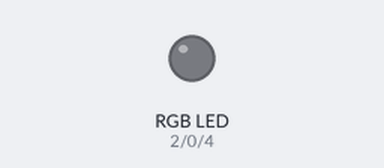
This program was run on a simulated ESP32 board running MicroPython. Parts: an RGB LED mixed from three pins (HIGH = lit).

Above: at 0.12 s.
At 1.15 s:
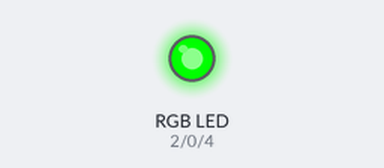
At 1.62 s:
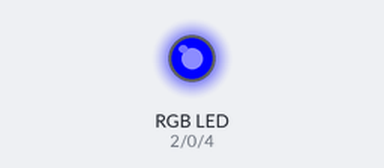
At 1.9 s:
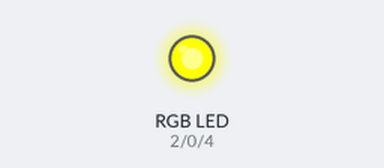
At 2.35 s:
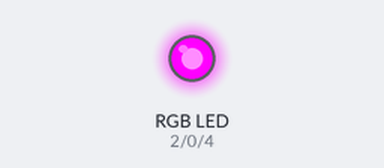
At 2.6 s:
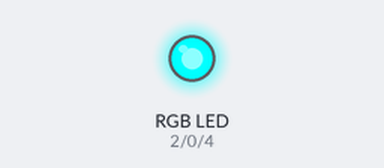
Timing chart, 0 to 3.0 s (numbered marks = the images above):
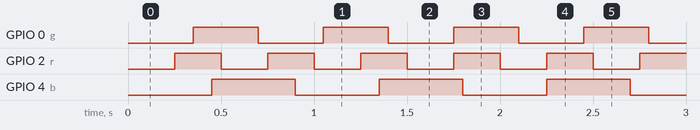

The program:

rgb_led_TimerISR.py
```python
from machine import Pin, Timer

r = Pin(2, Pin.OUT)
g = Pin(0, Pin.OUT)
b = Pin(4, Pin.OUT)

def red_isr(event):
    if r.value() == False:
        r.on()
    else:
        r.off()

def green_isr(event):
    if g.value() == False:
        g.on()
    else:
        g.off()

def blue_isr(event):
    if b.value() == False:
        b.on()
    else:
        b.off()

timer_red = Timer(0)
timer_red.init(period = 250, mode = Timer.PERIODIC, callback = red_isr)

timer_green = Timer(1)
timer_green.init(period = 350, mode = Timer.PERIODIC, callback = green_isr)

timer_blue = Timer(2)
timer_blue.init(period = 450, mode = Timer.PERIODIC, callback = blue_isr)
```

Measured:
- by itself, GPIO 0 (g): alternates HIGH for 0.35 s and LOW for 0.35 s
- by itself, GPIO 2 (r): alternates HIGH for 0.25 s and LOW for 0.25 s
- by itself, GPIO 4 (b): alternates HIGH for 0.45 s and LOW for 0.45 s
